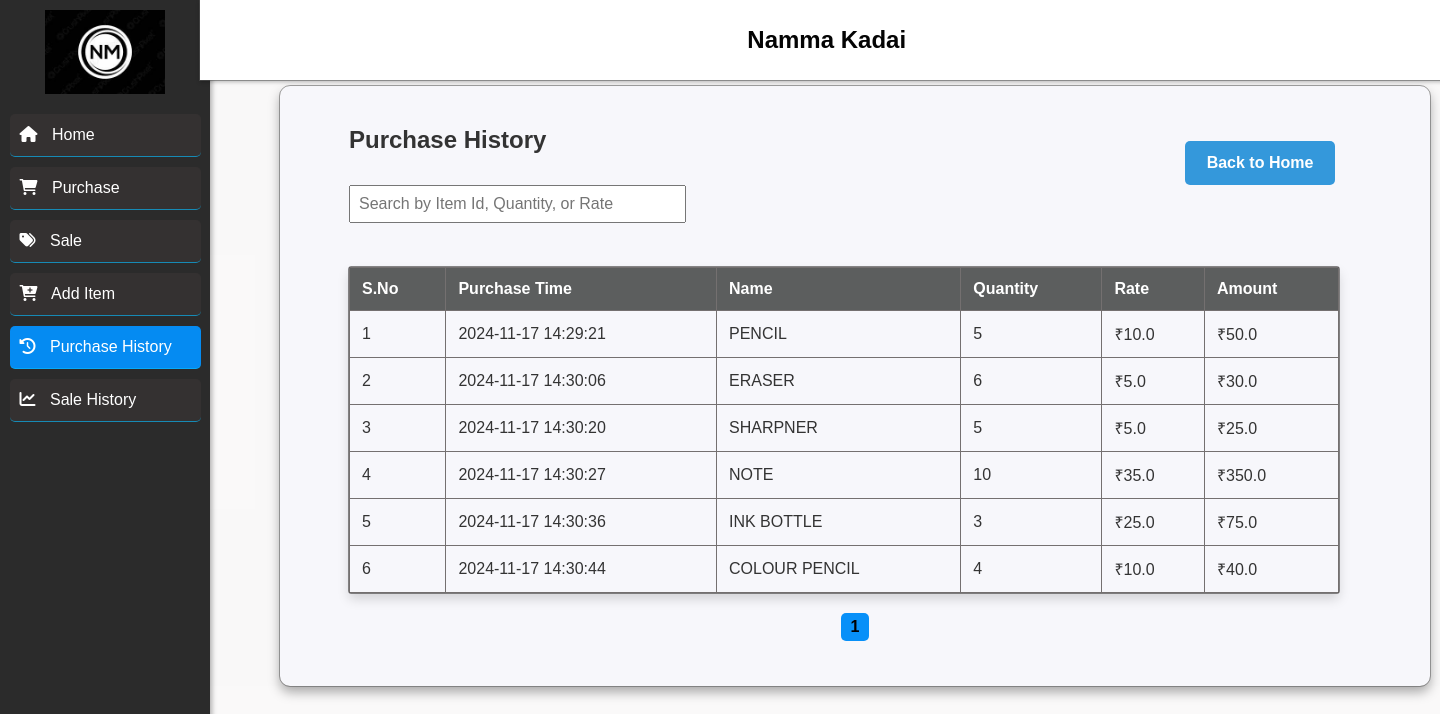
Screenshot of /purchase_history with the database file from the repository.
### models.py (models this page shows)
class Purchase(db.Model):
    pur_id=db.Column(db.Integer, primary_key=True)
    pur_time = db.Column(db.DateTime, default=get)
    pitem_id=db.Column(db.Integer, db.ForeignKey('items.item_id'),nullable=False)
    qty=db.Column(db.Integer,nullable=False)
    rate=db.Column(db.Float, nullable=False)
    amount=db.Column(db.Float)

class Items(db.Model):
    item_id=db.Column(db.Integer, primary_key=True)
    item_name=db.Column(db.String(150),nullable=False, unique=True)
    item_qty=db.Column(db.Integer, default=0)
    item_lastpur=db.Column(db.Float)
    item_lastsale=db.Column(db.Float)
    item_profit=db.Column(db.Integer)

### app.py (the view)
@app.route('/purchase_history')
def purchase_history():
    purchase_history = db.session.query(Purchase, Items).join(Items, Purchase.pitem_id == Items.item_id).all()
    return render_template('purchase_history.html',new_his=purchase_history)

### templates/purchase_history.html (shortened to what this page needs)
<!DOCTYPE html>
<html lang="en">
<head>
    <link rel="stylesheet" type="text/css" href="{{ url_for('static', filename='purchase_history.css') }}">
    <link rel="stylesheet" href="https://cdnjs.cloudflare.com/ajax/libs/font-awesome/6.0.0-beta3/css/all.min.css">
</head>
<body>
    <div class="sidebar">
        <img src="{{ url_for('static', filename='logo.jpeg') }}" alt="Logo" class="sidebar-logo">
        <a href="/" class="sidebar-item " title="view the products list">
            <i class="fa-solid fa-house icon-s"></i> Home
        </a>
        <a href="/purchase" class="sidebar-item" title="purchase the product">
            <i class="fa-solid fa-cart-shopping icon-s"></i> Purchase
        </a>
        <a href="/sales" class="sidebar-item" title="sale the product">
            <i class="fa-solid fa-tags icon-s"></i> Sale
        </a>
        <a href="/add_items" class="sidebar-item" title="add item to store">
            <i class="fa-solid fa-cart-plus icon-s"></i> Add Item
        </a>
        <a href="/purchase_history" class="sidebar-item active" title="view the purchase history">
            <i class="fa-solid fa-clock-rotate-left icon-s"></i> Purchase History
        </a>
        <a href="/sales_history" class="sidebar-item" title="view the sale history">
            <i class="fa-solid fa-chart-line icon-s"></i> Sale History
        </a>
    </div>
    <div class="top-bar">
        <h2 class="header-content">Namma Kadai</h2>
    </div>
    <div class="main-content">
        <h2 style="margin-left: 4%;">Purchase History</h2>
        <div class="form-buttons">
            <a href="/" style="text-decoration: none; width: 10%; margin-left: 80%; margin-top: -3%;">Back to Home</a>
        </div>
        <div class="search-container">
            <input type="text" id="productSearch" class="search-bar" placeholder="Search by Item Id, Quantity, or Rate"
                onkeyup="filterProducts()">
        </div>
        <table class="product-table" id="productTable">
            <thead>
                <tr>
                    <th>S.No</th>
                    <th>Purchase Time</th>
                    <th>Name</th>
                    <th>Quantity</th>
                    <th>Rate</th>
                    <th>Amount</th>
                </tr>
            </thead>
            <tbody id="tableBody">
                {% for i, item in new_his %}
                <tr>
                    <td>{{ loop.index }}</td>
                    <td>{{ i.pur_time }}</td>
                    <td>{{ item.item_name }}</td>
                    <td>{{ i.qty }}</td>
                    <td>₹{{ i.rate }}</td>
                    <td>₹{{ i.amount }}</td>
                </tr>
                {% endfor %}
            </tbody>
        </table>
        <div class="pagination" id="paginationControls"></div>
    </div>
</body>
</html>

### static/purchase_history.css (style rules this page uses)
body, html { font-family: Arial, sans-serif; margin: 0; padding: 0; color: #333; background-color: #faf9f9e1; }
.sidebar { position: fixed; top: 0; left: 0; width: 190px; height: 100%; background-color: #2b2b2b; color: white; padding: 10px; box-shadow: 2px 0 5px rgba(0, 0, 0, 0.3); display: flex; flex-direction: column; align-items: center; }
.sidebar-logo { width: 120px; height: auto; margin-bottom: 20px; }
.sidebar-item { display: block; width: 90%; padding: 12px 10px; font-size: 16px; color: white; text-decoration: none; border-radius: 5px; text-align: left; background-color: #343131; transition: background-color 0.3s; border-bottom: 1px solid #07bdffa4; margin-bottom: 10px; }
.sidebar-item.active { background-color: #058bf2; }
.icon-s { margin-right: 10px; }
.top-bar { position: fixed; top: 0; left: 13.9%; width: 100%; background-color: white; color: #090808; height: 80px; box-shadow: 0 2px 4px rgba(0, 0, 0, 0.275); z-index: 1000; display: flex; align-items: center; outline: 1px solid rgba(90, 89, 89, 0.542); }
.header-content { color: #040404; font-size: 24px; position: absolute; left: 38%; }
.main-content { margin-left: 280px; padding: 25px; padding-top: 20px; padding-bottom: 45px; background-color: #f7f7fb; border-radius: 10px; box-shadow: 0px 6px 12px rgba(0, 0, 0, 0.336); width: 100%; max-width: 1100px; margin-top: 6%; position: relative; outline: 1px solid rgba(90, 89, 89, 0.542); }
.main-content h2 { top: 20px; margin-left: 0%; }
.form-buttons { display: flex; justify-content: space-between; width: 100%; margin-top: 10px; }
.form-buttons a { width: 40%; text-align: center; padding: 10px 20px; background-color: #3498db; color: white; border-radius: 5px; display: inline-block; text-decoration: none; line-height: 1.5; font-weight: bold; cursor: pointer; }
.product-table { width: 90%; margin-left: 4%; border-collapse: collapse; margin-top: 4%; box-shadow: 0px 6px 12px rgba(0, 0, 0, 0.15); border-radius: 2px; outline: 1px solid #535151ae; }
.product-table th, .product-table td { padding: 12px; text-align: left; border-bottom: 1px solid #ddd; border: 1px solid rgb(116, 112, 112); box-shadow: #1a1a1a79; }
.product-table th { background-color: #424444da; color: white; }
.pagination { display: flex; justify-content: center; text-align: center; margin-top: 20px; }
.search-container { margin-left: 4%; text-align: left; }
.search-bar { padding: 8px; width: 30%; font-size: 16px; }

### rows the page displays
Purchase: pur_time "2024-11-17 14:29:21", item_name "PENCIL", qty "5", rate "10.0", amount "50.0"
Purchase: pur_time "2024-11-17 14:30:06", item_name "ERASER", qty "6", rate "5.0", amount "30.0"
Purchase: pur_time "2024-11-17 14:30:20", item_name "SHARPNER", qty "5", rate "5.0", amount "25.0"
Purchase: pur_time "2024-11-17 14:30:27", item_name "NOTE", qty "10", rate "35.0", amount "350.0"
Purchase: pur_time "2024-11-17 14:30:36", item_name "INK BOTTLE", qty "3", rate "25.0", amount "75.0"
Purchase: pur_time "2024-11-17 14:30:44", item_name "COLOUR PENCIL", qty "4", rate "10.0", amount "40.0"
